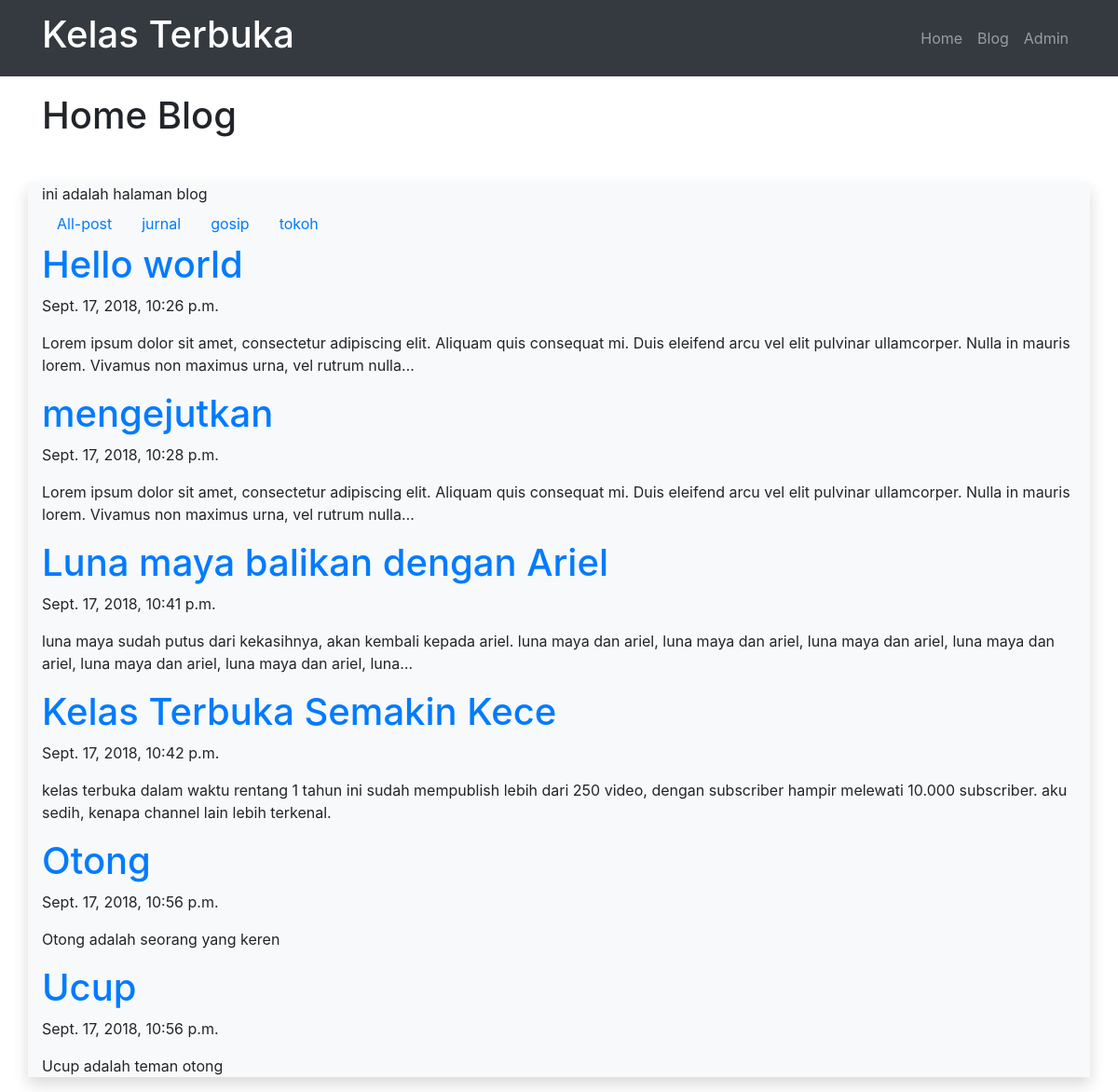
Screenshot of /blog/ with the database file from the repository.
### blog/models.py (models this page shows, shortened)
class Post(models.Model):
	judul		= models.CharField(max_length=255)
	body		= models.TextField()
	category	= models.CharField(max_length=255)
	publish		= models.DateTimeField(auto_now_add = True)
	update		= models.DateTimeField(auto_now = True)
	slug		= models.SlugField(blank=True, editable = False)

### blog/views.py (the view)
def index(request):
	posts = Post.objects.all();
	categories = Post.objects.values('category').distinct();
	context = {
		'Judul':'Home Blog',
		'Content':'ini adalah halaman blog',
		'Categories':categories,
		'Posts':posts,
	}
	return render(request,'blog/index.html',context)

### blog/templates/blog/index.html (shortened to what this page needs)
{% extends "base.html" %}
{% block pageTitle %}
	{{Judul}}
{% endblock pageTitle %}
{% block contents %}
	{{Content}}
	<ul class="nav">
		<li class="nav-item">
			<a class = "nav-link" href="/blog" title="">
				All-post
			</a>
		</li>
	{% for dataCategory in Categories %}
		<li class="nav-item">
			<a class = "nav-link" href="/blog/category/{{dataCategory.category}}" title="">
				{{dataCategory.category}}
			</a>
		</li>
	{% endfor %}
	</ul>
	{% for post in Posts %}
		<a href="/blog/post/{{post.slug}}" title="">
			<h1>{{post.judul}}</h1>
		</a>
		<p>{{post.publish}}</p>
		<p>{{post.body|truncatechars:200}}</p>
	{% endfor %}
{% endblock contents %}

### templates/base.html (shortened to what this page needs)
<!DOCTYPE html>
<html>
<head>
	{% include "snippets/styles.html" %}
</head>
<body>
	{% include "snippets/navbar.html" %}
	<div class="container" style="margin-top:100px">
		<h1>
		{% block pageTitle %}
		{% endblock pageTitle %}
		</h1>
	</div>
	<div class="container bg-light shadow mt-5">
		{% block contents %}
		{% endblock contents %}
	</div>
</body>
</html>

### templates/snippets/styles.html (shortened to what this page needs)
<link rel="stylesheet" href="https://stackpath.bootstrapcdn.com/bootstrap/4.1.3/css/bootstrap.min.css">

### templates/snippets/navbar.html (shortened to what this page needs)
<nav class="navbar fixed-top navbar-expand-sm navbar-dark bg-dark">
		<div class="container">
			<a class="navbar-brand" href="#">
				<h1>Kelas Terbuka</h1>
			</a>
			<div class="collapse navbar-collapse" id="navbarSupportedContent">
				<ul class="navbar-nav ml-auto">
					<li class="nav-item">
						<a class="nav-link" href="/">
							Home
						</a>
					</li>
					<li class="nav-item">
						<a class="nav-link" href="/blog">
							Blog
						</a>
					</li>
					<li class="nav-item">
						<a class="nav-link" href="/admin">
							Admin
						</a>
					</li>
				</ul>
			</div>
		</div>
	</nav>

### rows the page displays
Post: judul "Hello world", publish "Sept. 17, 2018, 10:26 p.m.", body "Lorem ipsum dolor sit amet, consectetur adipiscing elit. Aliquam quis consequat mi. Duis eleifend arcu vel elit pulvinar ullamcorper. Nulla in mauris lorem. Vivamus non maximus urna, vel rutrum nulla…"
Post: judul "mengejutkan", publish "Sept. 17, 2018, 10:28 p.m.", body "Lorem ipsum dolor sit amet, consectetur adipiscing elit. Aliquam quis consequat mi. Duis eleifend arcu vel elit pulvinar ullamcorper. Nulla in mauris lorem. Vivamus non maximus urna, vel rutrum nulla…"
Post: judul "Luna maya balikan dengan Ariel", publish "Sept. 17, 2018, 10:41 p.m.", body "luna maya sudah putus dari kekasihnya, akan kembali kepada ariel. luna maya dan ariel, luna maya dan ariel, luna maya dan ariel, luna maya dan ariel, luna maya dan ariel, luna maya dan ariel, luna…"
Post: judul "Kelas Terbuka Semakin Kece", publish "Sept. 17, 2018, 10:42 p.m.", body "kelas terbuka dalam waktu rentang 1 tahun ini sudah mempublish lebih dari 250 video, dengan subscriber hampir melewati 10.000 subscriber. aku sedih, kenapa channel lain lebih terkenal."
Post: judul "Otong", publish "Sept. 17, 2018, 10:56 p.m.", body "Otong adalah seorang yang keren"
Post: judul "Ucup", publish "Sept. 17, 2018, 10:56 p.m.", body "Ucup adalah teman otong"

### other values shown
{{ Judul }} "Home Blog"
{{ Content }} "ini adalah halaman blog"
{{ dataCategory.category }} "jurnal" "gosip" "tokoh"
